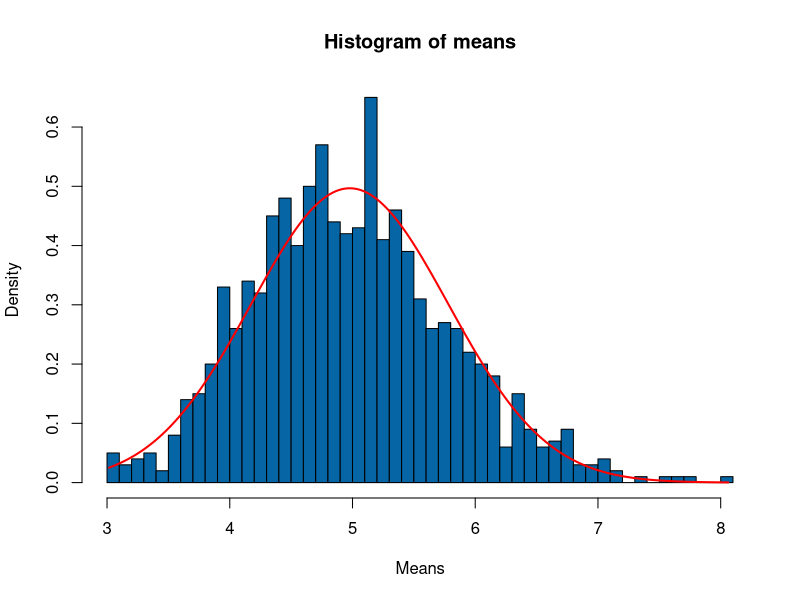
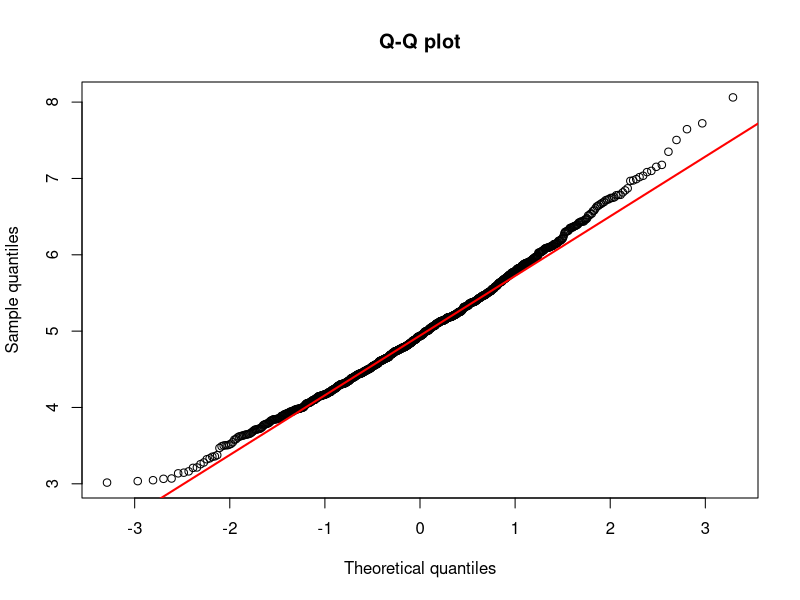

These charts were generated, in order, by the following R code:
## ---- chunk 1
knitr::opts_chunk$set(echo = TRUE)
## ---- chunk 2
set.seed(5327)
## ---- chunk 3
lambda <- 0.2
n <- 40
size <- 1000
## ---- chunk 4
simulated_sample = NULL
for (i in 1 : size) simulated_sample = c(simulated_sample, mean(rexp(n, lambda)))
## ---- chunk 5
sample_mean <- mean(simulated_sample)
sample_mean
## ---- chunk 6
theor_mean <- lambda^(-1)
theor_mean
## ---- chunk 7
mean_dif <- abs(sample_mean - theor_mean)
mean_dif
## ---- chunk 8
sample_var <-var(simulated_sample)
sample_var
## ---- chunk 9
theor_var <- 1 / (lambda^2 * n)
theor_var
## ---- chunk 10
var_dif <- abs(sample_var - theor_var)
var_dif
## ---- chunk 11
xx <- seq(min(simulated_sample), max(simulated_sample), length=1000)
hist(simulated_sample, breaks = n, freq=F, col='#0665a5', xlab='Means', ylab='Density', main='Histogram of means')
lines(xx, dnorm(xx, mean=sample_mean, sd=sd(simulated_sample)), col='red', lwd=2)
## ---- chunk 12
qqnorm(simulated_sample, xlab='Theoretical quantiles', ylab='Sample quantiles', main = 'Q-Q plot')
qqline(simulated_sample, col='red', lwd=2)
